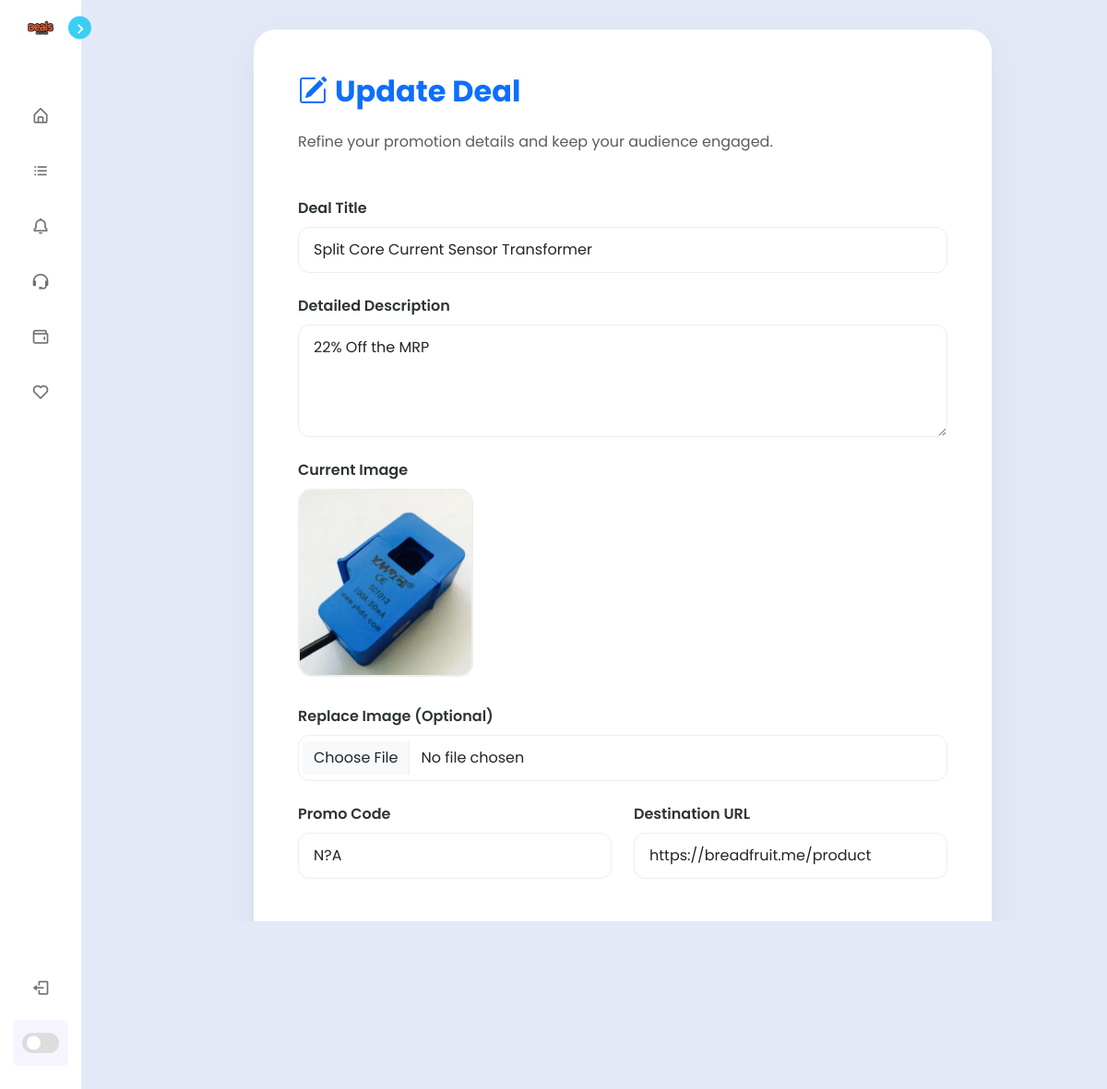
The app's page /Dashboard/edit_deal/55/ with its own data.
### home/models.py (models this page shows, shortened)
class Deal(models.Model):
    user = models.ForeignKey(User, on_delete=models.CASCADE,null=True,blank=True)  # Add user field
    title = models.CharField(max_length=100)
    description = models.TextField()
    images = models.FileField(upload_to='deal_images/', blank=True, null=True)
    code = models.CharField(max_length=50)
    url = models.URLField(max_length=200)
    created_at = models.DateTimeField(auto_now_add=True)

### home/views.py (the view, shortened to what this page needs)
# urls.py: path('Dashboard/edit_deal/<int:deal_id>/',views.edit_deal, name='edit_deal'),
def edit_deal(request, deal_id):
    deal = Deal.objects.get(pk=deal_id)
    if deal.user != request.user:
        return render(request, 'edit_deal.html', {'deal': deal})

### templates/edit_deal.html (shortened to what this page needs)
{% extends 'admin.html' %}
{% block body %}
<section class="home px-4">
    <div class="form-container fade-in">
        <h2 class="fw-bold mb-4 text-primary"><i class="bi bi-pencil-square me-2"></i>Update Deal</h2>
        <p class="text-muted mb-5">Refine your promotion details and keep your audience engaged.</p>
        <form id="editDealForm" method="POST" enctype="multipart/form-data">
            <div class="row g-4">
                <div class="col-12">
                    <label for="edit_title" class="form-label">Deal Title</label>
                    <input value="{{deal.title}}" type="text" class="form-control" id="edit_title" name="title" required>
                </div>
                <div class="col-12">
                    <label for="edit_description" class="form-label">Detailed Description</label>
                    <textarea class="form-control" id="edit_description" name="description" rows="4" required>{{deal.description}}</textarea>
                </div>
                <div class="col-12">
                    <label class="form-label d-block">Current Image</label>
                    {% if deal.images %}
                    <div class="current-img-preview">
                        <img src="{{ deal.images.url }}" alt="Current Image" style="max-width: 100%; height: 200px; object-fit: cover;">
                    </div>
                    {% else %}
                    <p class="text-muted small">No image uploaded.</p>
                    {% endif %}
                    <label for="edit_images" class="form-label d-block mt-2">Replace Image (Optional)</label>
                    <input type="file" class="form-control" id="edit_images" name="images">
                </div>
                <div class="col-md-6">
                    <label for="edit_code" class="form-label">Promo Code</label>
                    <input type="text" class="form-control" id="edit_code" name="code" value="{{deal.code}}">
                </div>
                <div class="col-md-6">
                    <label for="edit_url" class="form-label">Destination URL</label>
                    <input type="url" class="form-control" id="edit_url" name="link" value="{{deal.url}}" required>
                </div>
                <div class="col-12 mt-5">
                    <button type="submit" class="btn btn-primary w-100 py-3 rounded-3 fw-bold shadow-sm">
                        UPDATE DEAL <i class="bi bi-check2-circle ms-2"></i>
                    </button>
                    <a href="{% url 'dashboard' %}" class="btn btn-light w-100 py-3 rounded-3 fw-bold mt-3 border text-decoration-none text-center">
                    </a>
                </div>
            </div>
        </form>
    </div>
</section>
{% endblock %}

### static/css/admin_styles.css (style rules this page uses)
* { margin: 0; padding: 0; box-sizing: border-box; font-family: "Poppins", sans-serif; }
:root { --body-color: #e4e9f7; --sidebar-color: #fff; --primary-color: #dc143c; --primary-color-light: #f6f5ff; --toggle-color: #ddd; --text-color: #707070; --tran-03: all 0.2s ease; --tran-03: all 0.3s ease; --tran-04: all 0.3s ease; --tran-05: all 0.3s ease; }
body { min-height: 100vh; background-color: var(--body-color); transition: var(--tran-05); }
.home { position: absolute; top: 0; left: 250px; height: 100vh; width: calc(100% - 350px); background-color: var(--body-color); transition: var(--tran-05); }

### templates/edit_deal.html (style rules this page uses)
.form-container { background: #fff; border-radius: 24px; padding: 3rem; box-shadow: 0 10px 40px rgba(0,0,0,0.05); max-width: 800px; margin: 2rem auto; }
.form-label { font-weight: 600; color: #2d3436; }
.form-control { border-radius: 12px; border: 1.5px solid #eee; padding: 0.75rem 1rem; }
.current-img-preview { border-radius: 15px; overflow: hidden; border: 2px solid #eee; display: inline-block; margin-bottom: 1rem; }
.fade-in { animation: fadeIn 0.5s ease-out forwards; }

### records on screen
Deal: title "Split Core Current Sensor Transformer", description "22% Off the MRP", images (picture), code "N?A", link "https://breadfruit.me/product"
